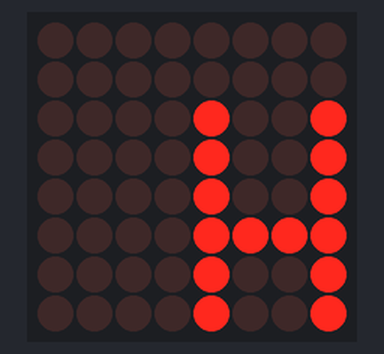
Recording of a sketch running on a simulated Arduino Uno, built with avr-gcc and run on an emulated ATmega328P. On the bench: 8×8 LED matrix. Wiring (inferred from the names in the program): LED matrix (orientation assumed): rows pin 10, pin 7, pin 12, pin 6, pin 2, pin 13, A1, pin 5; columns A3, A2, pin 3, pin 11, pin 4, pin 9, pin 8, A0.

Above: at 0.1 s.
At 1.0 s:
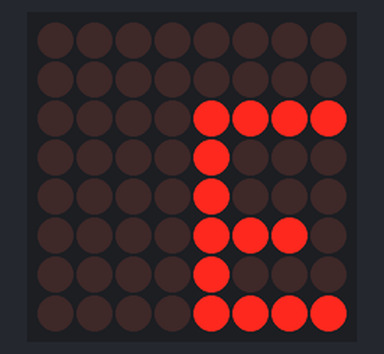
At 8.0 s:
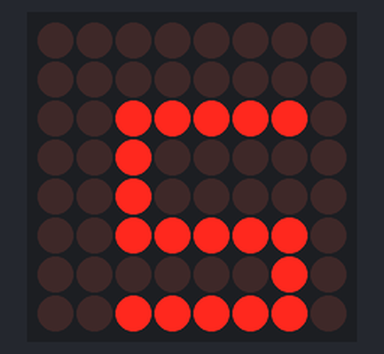
At 15.4 s:
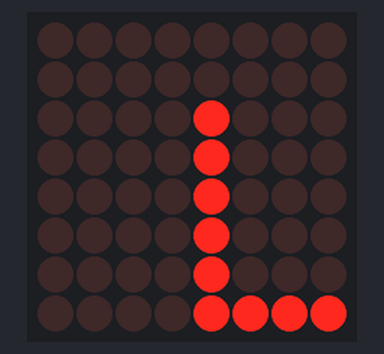
At 23.02 s:
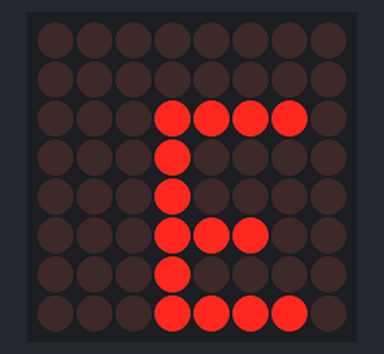
At 30.7 s:
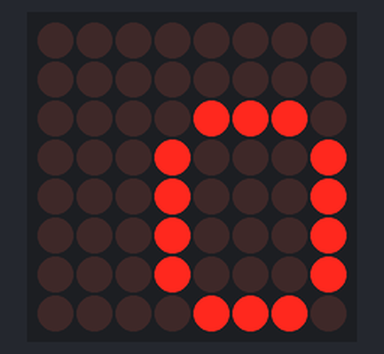

The sketch:

8x8ledDisplay.ino
```cpp
uint8_t rowPins[8] = {10, 7, 12, 6, 2, 13, A1,  5};
uint8_t colPins[8] = {A3, A2, 3, 11, 4, 9, 8, A0};


//https://rodrigosc.github.io/ArduinoLedMatrix/char_builder/builder.html
byte alphabets[][8] = {
  {0x0, 0x0, 0x6, 0x9, 0x9, 0xf, 0x9, 0x9},             //a
  {0x0, 0x0, 0xf, 0x5, 0x5, 0x6, 0x5, 0xf},             //b
  {0x0, 0x0, 0x7, 0x8, 0x8, 0x8, 0x8, 0x7},             //c
  {0x0, 0x0, 0x1e, 0x9, 0x9, 0x9, 0x9, 0x1e},           //d
  {0x0, 0x0, 0xf, 0x8, 0x8, 0xe, 0x8, 0xf},             //e
  {0x0, 0x0, 0xf, 0x8, 0x8, 0xe, 0x8, 0x8},             //f
  {0x0, 0x0, 0xf, 0x10, 0x10, 0x17, 0x15, 0x1d},        //g
  {0x0, 0x0, 0x9, 0x9, 0x9, 0xf, 0x9, 0x9},             //h
  {0x0, 0x0, 0x7, 0x2, 0x2, 0x2, 0x2, 0x7},             //i
  {0x0, 0x0, 0xf, 0x2, 0x2, 0x2, 0xa, 0x6},             //j
  {0x0, 0x0, 0x9, 0xa, 0xc, 0xc, 0xa, 0x9},             //k
  {0x0, 0x0, 0x8, 0x8, 0x8, 0x8, 0x8, 0xf},             //l
  {0x0, 0x0, 0x11, 0x1b, 0x15, 0x11, 0x11, 0x11},       //m
  {0x0, 0x0, 0x11, 0x19, 0x15, 0x15, 0x13, 0x11},       //n
  {0x0, 0x0, 0xe, 0x11, 0x11, 0x11, 0x11, 0xe},         //o
  {0x0, 0x0, 0x1e, 0x11, 0x11, 0x1e, 0x10, 0x10},       //p
  {0x0, 0x0, 0xe, 0x11, 0x11, 0x13, 0x15, 0xe},         //q
  {0x0, 0x0, 0x1e, 0x11, 0x13, 0x1c, 0x12, 0x11},       //r
  {0x0, 0x0, 0x1f, 0x10, 0x10, 0x1f, 0x1, 0x1f},        //s
  {0x0, 0x0, 0x1f, 0x4, 0x4, 0x4, 0x4, 0x4},            //t
  {0x0, 0x0, 0x9, 0x9, 0x9, 0x9, 0x9, 0xf},             //u
  {0x0, 0x0, 0x11, 0x11, 0x11, 0x11, 0xa, 0x4},         //v
  {0x0, 0x0, 0x11, 0x11, 0x11, 0x15, 0x1b, 0x11},       //w
  {0x0, 0x0, 0x11, 0xa, 0x4, 0x4, 0xa, 0x11},           //x
  {0x0, 0x0, 0x11, 0xa, 0x4, 0x4, 0x4, 0x4},            //y
  {0x0, 0x0, 0x1f, 0x1, 0x2, 0x4, 0x8, 0x1f},           //z
  {0x81, 0x0, 0x0, 0x0, 0x0, 0x0, 0x0, 0x81}      // space
};

double speed;

void setup() {
  speed = 1.5;                      //lower is higher scrolling/strobbing/blinking rate
  initialize();
}


void loop() {

  blink("hello");
  typewriter("Namaste");
  scroll("hola");

}

void scroll(char* text) {
  int len = length(text);

  for (int index = 0; index < len; index++) {
    byte* screen = screenShot(findAlphabet(text[index]));
    for (int frame = 0, shiftFrameLimit = speed * 8, frameCount = speed * 60; frame < frameCount; frame++) {
      if (frame % shiftFrameLimit == 0)
        shiftFrameBy1(screen, 'l');

      multiplex(screen);
    }
    free(screen);
  }
}

void typewriter(char* text) {
  int len = length(text);

  for (int index = 0; index < len; index++) {
    byte* screen = screenShot(findAlphabet(text[index]));

    char direction = 'l';
    for (int frame = 0, shiftFrameLimit = speed * 10, frameCount = speed * 60; frame < frameCount; frame++) {

      if (frame > speed * 40) {
        direction = 'r';
        shiftFrameLimit = speed+1;
      }

      if (frame % shiftFrameLimit == 0)
        shiftFrameBy1(screen, direction);

      multiplex(screen);
    }
    free(screen);
  }
}

void blink(char* text) {
  int len = length(text);

  for (int index = 0; index < len; index++) {
    for (int frame = 0, frameCount = speed * 60; frame < frameCount; frame++) {
      multiplex(findAlphabet(text[index]));
    }
    delay(speed * 100);
  }
}

// This method prints the grid into the LED Matrix
void multiplex(byte* grid) {
  for (int row = 0; row < 8; row++) {
    for (int col = 0; col < 8; col++)
      digitalWrite(colPins[col], HIGH);

    digitalWrite(rowPins[row], HIGH);

    for (int col = 0; col < 8; col++)
      digitalWrite(colPins[7-col], grid[row] & 1 << col ? LOW : HIGH);

    delay(1);

    digitalWrite(rowPins[row], LOW);
  }
}

// Just initializing the pins as output
void initialize() {
  for(int i = 0; i < 8; i++) {
      pinMode(colPins[i],OUTPUT);
      pinMode(rowPins[i],OUTPUT);
    }
}

int length(char* text) {
  int len = 0;
  while(text[len] != '\0')
    len++;
  return len;
}

byte* screenShot(byte* original) {
  int len = 8;
  byte* copy = (byte*) malloc(len);

  for (int i = 0; i < len; i++)
    copy[i] = original[i];

  return copy;
}

void shiftFrameBy1(byte* screen, char direction) {
  for (int row = 0; row < 8; row++) {
    if (direction == 'l')
      screen[row] <<= 1;
    else
      screen[row] >>= 1;
  }
}

byte* findAlphabet(char character) {
  if (character == ' ')
    return alphabets[26];
  else if (isUpper(character))
    return alphabets[character - 65];
  else
    return alphabets[character - 97];
}

bool isUpper(char character) {
  if (character >= 65 && character <= 90)
    return true;
  return false;
}
```

Measured:
- what the display in image 0 shows lasts 0.9 s, from 0.0 s to 0.9 s
